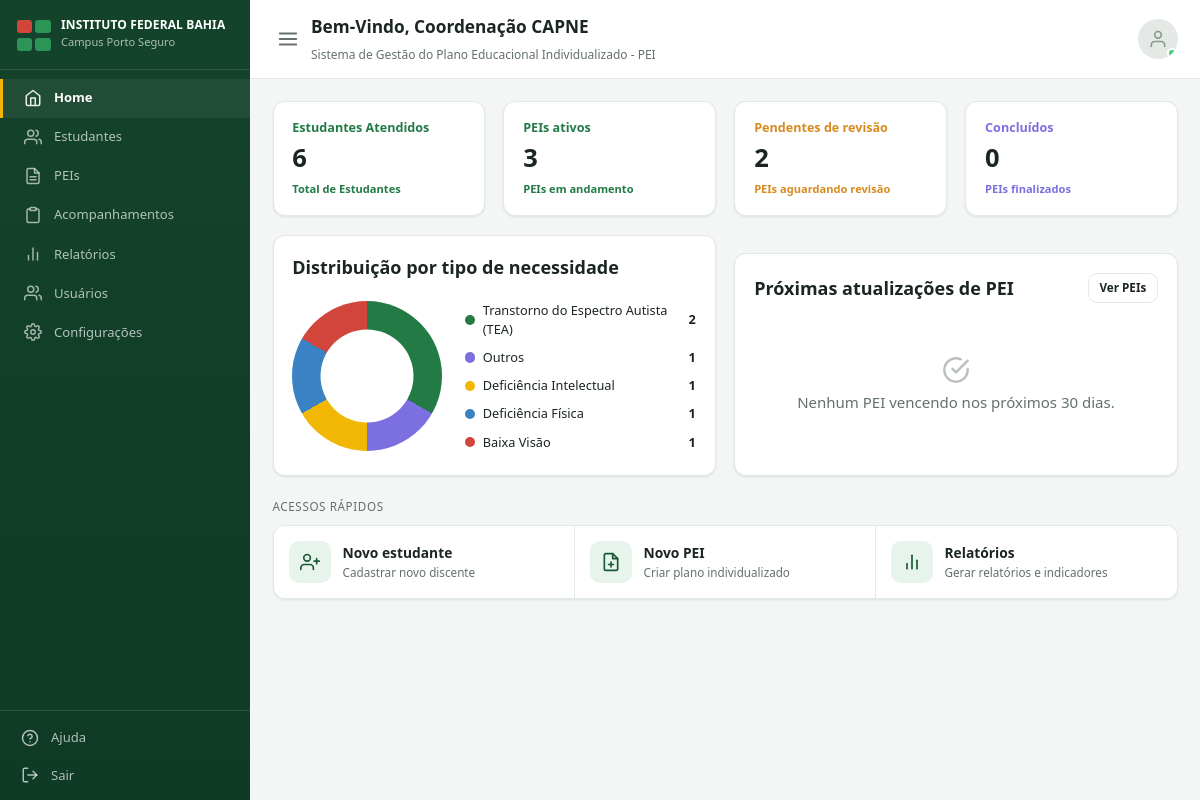
The page / (signed in) on the database its author committed.
### accounts/models.py (models this page shows, shortened)
class Usuario(AbstractUser):
    class Perfil(models.TextChoices):
        COORDENACAO = 'coordenacao', 'Coordenação CAPNE'
        PROFESSOR = 'professor', 'Professor'
    perfil = models.CharField(
        max_length=20, choices=Perfil.choices, default=Perfil.PROFESSOR,
    )
    registro = models.CharField(
        'Matrícula/SIAPE', max_length=30, blank=True,
    )
    campus = models.CharField(max_length=100, blank=True, default='Porto Seguro')
    telefone = models.CharField(max_length=20, blank=True)
    ativo = models.BooleanField(default=True)
    criado_em = models.DateTimeField(auto_now_add=True)
    class Meta:
        verbose_name = 'Usuário'
        verbose_name_plural = 'Usuários'
        ordering = ['first_name', 'last_name']
    @property
    def is_coordenacao(self):
        return self.perfil == self.Perfil.COORDENACAO

### estudantes/models.py (models this page shows, shortened)
class Estudante(models.Model):
    class Necessidade(models.TextChoices):
        DEFICIENCIA_INTELECTUAL = 'deficiencia_intelectual', 'Deficiência Intelectual'
        DEFICIENCIA_FISICA = 'deficiencia_fisica', 'Deficiência Física'
        BAIXA_VISAO = 'baixa_visao', 'Baixa Visão'
        CEGUEIRA = 'cegueira', 'Cegueira'
        SURDEZ = 'surdez', 'Surdez/Deficiência Auditiva'
        TEA = 'tea', 'Transtorno do Espectro Autista (TEA)'
        TDAH = 'tdah', 'TDAH'
        ALTAS_HABILIDADES = 'altas_habilidades', 'Altas Habilidades/Superdotação'
        OUTROS = 'outros', 'Outros'
    nome_completo = models.CharField('Nome completo', max_length=150)
    data_nascimento = models.DateField('Data de nascimento', null=True, blank=True)
    matricula = models.CharField('Matrícula', max_length=30, unique=True)
    curso = models.CharField('Curso', max_length=150, blank=True)
    turma = models.CharField('Turma', max_length=50, blank=True)
    campus = models.CharField('Campus', max_length=100, default='Porto Seguro')
    telefone = models.CharField('Telefone do estudante', max_length=20, blank=True)
    email = models.EmailField('E-mail do estudante', blank=True)
    responsavel_nome = models.CharField('Nome do responsável', max_length=150, blank=True)
    responsavel_telefone = models.CharField('Telefone do responsável', max_length=20, blank=True)
    foto = models.ImageField('Foto', upload_to='estudantes/fotos/', null=True, blank=True)
    necessidade_especifica = models.CharField(
        'Necessidade específica', max_length=30, choices=Necessidade.choices,
        default=Necessidade.OUTROS,
    )
    descricao_necessidade = models.TextField('Descrição da necessidade', blank=True)
    professor_responsavel = models.ForeignKey(
        settings.AUTH_USER_MODEL, on_delete=models.SET_NULL, null=True, blank=True,
        related_name='estudantes_responsavel', verbose_name='Professor(a) AEE responsável',
    )
    ativo = models.BooleanField('Ativo', default=True)
    criado_por = models.ForeignKey(
        settings.AUTH_USER_MODEL, on_delete=models.SET_NULL, null=True, blank=True,
        related_name='estudantes_cadastrados',
    )
    criado_em = models.DateTimeField(auto_now_add=True)
    atualizado_em = models.DateTimeField(auto_now=True)
    class Meta:
        verbose_name = 'Estudante'
        verbose_name_plural = 'Estudantes'
        ordering = ['nome_completo']

### dashboard/views.py (the view)
# urls.py: path('', views.home, name='home'),
@login_required
def home(request):
    if request.user.is_coordenacao:
        return _home_coordenacao(request)
    return _home_professor(request)

### dashboard/templatetags/icons.py (called while the page is built)
@register.simple_tag
def icon(name, size=18, css_class=''):
    path = PATHS.get(name, '')
    extra = f' {css_class}' if css_class else ''
    return mark_safe(
        f'<svg xmlns="http://www.w3.org/2000/svg" width="{size}" height="{size}" viewBox="0 0 24 24" '
        f'fill="none" stroke="currentColor" stroke-width="2" stroke-linecap="round" '
        f'stroke-linejoin="round" class="icon-svg{extra}">{path}</svg>'
    )

### dashboard/views.py (called while the page is built)
def _build_pie(itens):
    total_geral = sum(i['total'] for i in itens) or 1
    partes = []
    acumulado = 0
    for i, item in enumerate(itens):
        cor = CORES_GRAFICO[i % len(CORES_GRAFICO)]
        item['cor'] = cor
        item['percentual'] = round(item['total'] * 100 / total_geral)
        fatia = item['total'] * 100 / total_geral
        inicio = acumulado
        acumulado += fatia
        partes.append(f"{cor} {inicio:.2f}% {acumulado:.2f}%")
    gradiente = 'conic-gradient(' + ', '.join(partes) + ')' if partes else '#e3e9e5'
    return itens, gradiente

### templates/dashboard/home_coordenacao.html
{% extends 'base.html' %}
{% load icons %}
{% block page_title %}Bem-Vindo, {{ user.get_perfil_display }}{% endblock %}
{% block breadcrumb %}<div class="subtitle">Sistema de Gestão do Plano Educacional Individualizado - PEI</div>{% endblock %}
{% block content %}
<div class="grid grid-4" style="margin-bottom:1.25rem">
  <div class="stat-card stat-card--green">
    <span class="stat-label">Estudantes Atendidos</span>
    <div class="stat-value">{{ total_estudantes }}</div>
    <span class="stat-sub">Total de Estudantes</span>
  </div>
  <div class="stat-card stat-card--green">
    <span class="stat-label">PEIs ativos</span>
    <div class="stat-value">{{ total_peis_ativos }}</div>
    <span class="stat-sub">PEIs em andamento</span>
  </div>
  <div class="stat-card stat-card--orange">
    <span class="stat-label">Pendentes de revisão</span>
    <div class="stat-value">{{ total_pendentes_revisao }}</div>
    <span class="stat-sub">PEIs aguardando revisão</span>
  </div>
  <div class="stat-card stat-card--purple">
    <span class="stat-label">Concluídos</span>
    <div class="stat-value">{{ total_concluidos }}</div>
    <span class="stat-sub">PEIs finalizados</span>
  </div>
</div>
<div class="grid grid-2">
  <div class="card">
    <div class="card-header"><h2>Distribuição por tipo de necessidade</h2></div>
    {% if por_necessidade %}
    <div class="pie-wrap">
      <div class="pie-chart donut" style="background:{{ grafico_css|safe }}"></div>
      <ul class="pie-legend">
        {% for item in por_necessidade %}
        <li>
          <span class="label"><span class="dot" style="background:{{ item.cor }}"></span>{{ item.label }}</span>
          <span class="count">{{ item.total }}</span>
        </li>
        {% endfor %}
      </ul>
    </div>
    {% else %}
    <div class="empty-state">{% icon 'bar-chart' size=28 %}<div style="margin-top:.5rem">Nenhum estudante cadastrado ainda.</div></div>
    {% endif %}
  </div>
  <div class="card">
    <div class="card-header">
      <h2>Próximas atualizações de PEI</h2>
      <a class="btn btn-sm btn-outline" href="{% url 'pei:list' %}">Ver PEIs</a>
    </div>
    {% if peis_vencendo %}
    <ul class="avatar-list">
      {% for pei in peis_vencendo %}
      <li>
        <div class="avatar">{% icon 'user' size=16 %}</div>
        <div class="info">
          <a class="name" href="{% url 'estudantes:detail' pei.estudante.pk %}">{{ pei.estudante.nome_completo }}</a>
          <span class="sub">
            {% if pei.dias_para_vencer == 0 %}PEI vence hoje
            {% else %}PEI vence em {{ pei.dias_para_vencer }} dia{{ pei.dias_para_vencer|pluralize }}{% endif %}
          </span>
        </div>
        <span class="date">{{ pei.data_validade|date:'d/m/Y' }}</span>
      </li>
      {% endfor %}
    </ul>
    {% else %}
    <div class="empty-state">{% icon 'check-circle' size=28 %}<div style="margin-top:.5rem">Nenhum PEI vencendo nos próximos 30 dias.</div></div>
    {% endif %}
  </div>
</div>
<div class="section-title">Acessos rápidos</div>
<div class="quick-panel">
  <a class="quick-link" href="{% url 'estudantes:create' %}">
    <div class="icon-box">{% icon 'user-plus' size=20 %}</div>
    <div>
      <div class="title">Novo estudante</div>
      <div class="subtitle">Cadastrar novo discente</div>
    </div>
  </a>
  <a class="quick-link" href="{% url 'estudantes:list' %}">
    <div class="icon-box">{% icon 'file-plus' size=20 %}</div>
    <div>
      <div class="title">Novo PEI</div>
      <div class="subtitle">Criar plano individualizado</div>
    </div>
  </a>
  <a class="quick-link" href="{% url 'dashboard:relatorios' %}">
    <div class="icon-box">{% icon 'bar-chart' size=20 %}</div>
    <div>
      <div class="title">Relatórios</div>
      <div class="subtitle">Gerar relatórios e indicadores</div>
    </div>
  </a>
</div>
{% endblock %}

### rows shown on the page
Usuario: perfil "Coordenação CAPNE"
Estudante: label "Outros", total "1"

### other values the page prints
{{ total_estudantes }} "6"
{{ total_peis_ativos }} "3"
{{ total_pendentes_revisao }} "2"
{{ total_concluidos }} "0"
{{ item.label }} "Transtorno do Espectro Autista (TEA)" "Deficiência Intelectual" "Deficiência Física" "Baixa Visão"
{{ item.total }} "2" "1" "1" "1"
